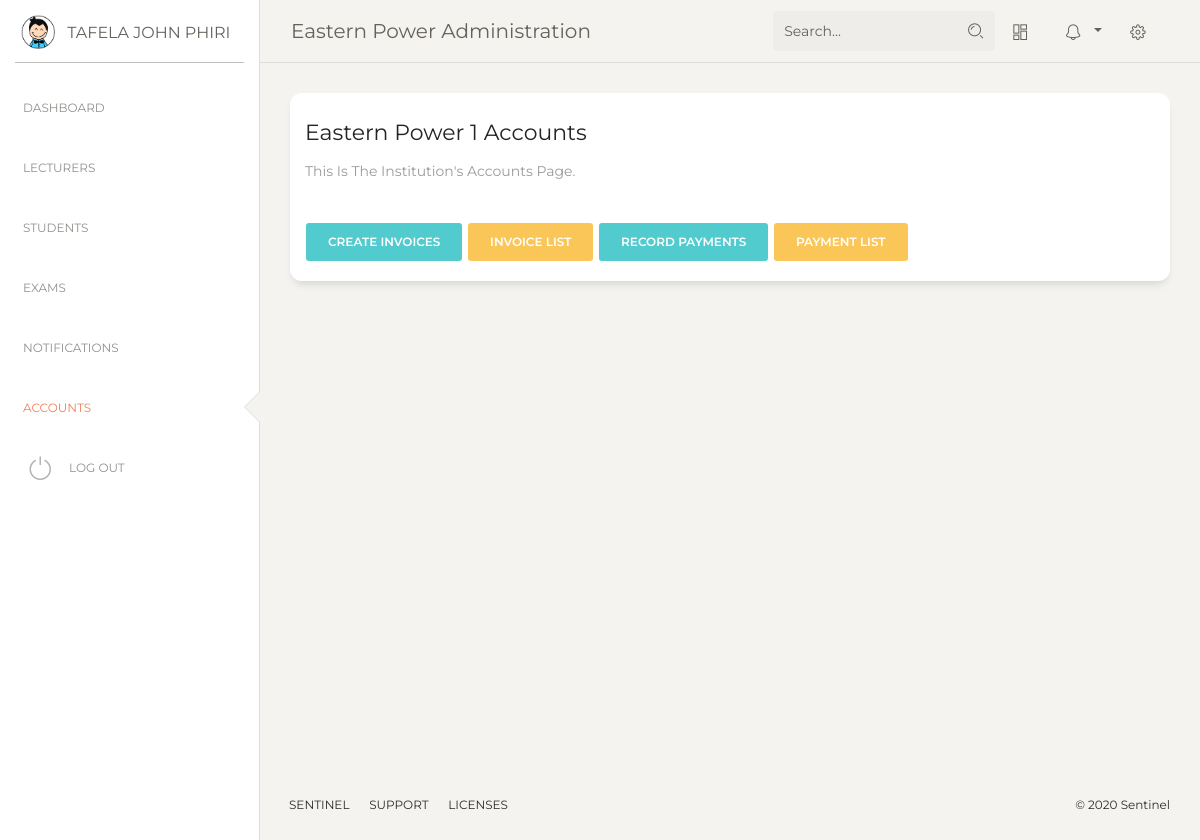
Screenshot of /administrator/accounts/ (signed in) with the database file from the repository.
### headway/models.py (models this page shows)
class User(AbstractUser):
    username_validator = UnicodeUsernameValidator()
    username = models.CharField(
        _('username'),
        max_length=150,
        unique=True,
        help_text=_('Enter a Student ID for student Accounts or Email for lecturer Accounts.'),
        validators=[username_validator],
        error_messages={
            'unique': _("A user with that username already exists."),
        },
    )
    email = models.EmailField(_('email address'), blank=True, unique=True)
    middle_name = models.CharField(max_length=50, blank=True, null=True)
    is_student = models.BooleanField(default=True)
    is_lecturer = models.BooleanField(default=False)
    is_admin = models.BooleanField(default=False)
    institution = models.ForeignKey(Institution, on_delete=models.CASCADE, null=True)
    USERNAME_FIELD = 'username'
    REQUIRED_FIELDS = ['email']
    def get_full_name(self):
        if self.middle_name:
            full_name = '%s %s %s' % (self.first_name, self.middle_name, self.last_name)
        else:
            full_name = '%s %s' % (self.first_name, self.last_name)
        return full_name
    def __str__(self):
        return self.get_full_name()

class Institution(models.Model):
    name = models.CharField(max_length=100, help_text='Enter Institution Name')
    active_subscription = models.BooleanField(default=True)
    subscription_type = models.CharField(max_length=1)  # add choices
    subscription_start = models.DateField(auto_created=True, auto_now_add=True)
    subscription_end = models.DateField()
    short_name = models.CharField(max_length=10, default='INSTITUTE', help_text='Enter A Short Abbreviation Of'
                                                                                'Your Institutes Name '
                                                                                '(10 Characters Max.)')
    def __str__(self):
        return self.name + ' ' + str(self.subscription_type)

### administrator/views.py (the view)
# urls.py: path('accounts/', views.Accounts.as_view(), name='accounts'),
class Accounts(TemplateView):
    template_name = 'administrator/accounts.html'

### templates/administrator/accounts.html (shortened to what this page needs)
{% extends 'administrator/base.html' %}
{% block content %}
        <div class="row">
          <div class="col-md-12">
            <div class="card ">
              <div class="card-header ">
                <h5 class="card-title">{{ request.user.institution|capfirst }} Accounts</h5>
                <p class="card-category">This Is The Institution's Accounts Page.</p>
              </div>
              <div class="card-body ">
                    {% if request.user.is_admin %}
                        <a href="{% url 'administrator:invoice_students_filter' %}" class="btn btn-primary">Create Invoices</a>
                        <a href="{% url 'administrator:invoice_list' %}" class="btn btn-warning">Invoice List</a>
                        <a href="{% url 'administrator:add_payment' %}" class="btn btn-primary">Record Payments</a>
                        <a href="{% url 'administrator:payment_list' %}" class="btn btn-warning">Payment List</a>
                  {% endif %}
              </div>
            </div>
          </div>
        </div>
{% endblock content %}

### templates/administrator/base.html (shortened to what this page needs)
{% load static %}
<!DOCTYPE html>
<html lang="en">
<head>
  <link href="https://maxcdn.bootstrapcdn.com/font-awesome/latest/css/font-awesome.min.css" rel="stylesheet">
  <link href="{% static 'assets/css/bootstrap.min.css' %}" rel="stylesheet" />
  <link href="{% static 'assets/css/paper-dashboard.css' %}" rel="stylesheet" />
</head>
<body class="">
  <div class="wrapper ">
    <div class="sidebar" data-color="white" data-active-color="danger">
      <div class="logo">
        <a href="#" class="simple-text logo-mini">
          <div class="logo-image-small">
            <img src="{% static 'assets/img/logo-small.png' %}">
          </div>
        </a>
        <a href="#" class="simple-text logo-normal">
          {{ request.user}}
        </a>
      </div>
    <!-- loading urls for purpose of showing active tubs
    {% url 'administrator:dash' as dash_dir %} {% url 'administrator:lecturers' as lecturers_dir %}
        {% url 'administrator:students' as students_dir %} {% url 'administrator:exams' as exams_dir %}
    {% url 'administrator:notifications' as notifications_dir %} {% url 'administrator:accounts' as accounts_dir %}-->
      <div class="sidebar-wrapper">
        <ul class="nav">
          <li{% if request.path == dash_dir %} class="active" {% endif%} >
                  <a href="{% url 'administrator:dash' %}">
              <p>Dashboard</p>
            </a>
          </li>
          <li {% if request.path == lecturers_dir %} class="active"{% endif %}>
            <a href="{% url 'administrator:lecturers' %}">
              <p>Lecturers</p>
            </a>
          </li>
          <li {% if request.path == students_dir %} class="active"{% endif %}>
            <a href="{% url 'administrator:students' %}">
              <p>Students</p>
            </a>
          </li>
          <li {% if request.path == exams_dir %} class="active"{% endif %}>
            <a href="{% url 'administrator:exams' %}">
              <p>Exams</p>
            </a>
          </li>
          <li {% if request.path == notifications_dir %}class="active"{% endif %}>
            <a href="{% url 'administrator:notifications' %}">
              <p>Notifications</p>
            </a>
          </li>
        <li {% if request.path == accounts_dir %}class="active"{% endif %}>
            <a href="{% url 'administrator:accounts' %}">
              <p>Accounts</p>
            </a>
          </li>
          <li class="active-pro">
            <a href="{% url 'logout' %}">
              <i class="nc-icon nc-button-power"></i>
              <p>Log Out</p>
            </a>
          </li>
        </ul>
      </div>
    </div>
    <div class="main-panel">
      <nav class="navbar navbar-expand-lg navbar-absolute fixed-top navbar-transparent">
        <div class="container-fluid">
          <div class="navbar-wrapper">
            <a class="navbar-brand" href="{% url 'administrator:institution_details' pk=request.user.institution.pk%}">
                {{ request.user.institution.name }} Administration</a>
          </div>
          <div class="collapse navbar-collapse justify-content-end" id="navigation">
            <form method="get" action="{% url 'headway:search' %}">
              <div class="input-group no-border">
                <input type="text" value="{{ request.GET.q }}" class="form-control" placeholder="Search..." name="q">
                <div class="input-group-append">
                  <div class="input-group-text">
                    <i class="nc-icon nc-zoom-split"></i>
                  </div>
                </div>
              </div>
            </form>
            <ul class="navbar-nav">
              <li class="nav-item">
                <a class="nav-link btn-magnify" href="#">
                  <i class="nc-icon nc-layout-11"></i>
                </a>
              </li>
              <li class="nav-item btn-rotate dropdown">
                <a class="nav-link dropdown-toggle" href="http://example.com" id="navbarDropdownMenuLink" data-toggle="dropdown" aria-haspopup="true" aria-expanded="false">
                  <i class="nc-icon nc-bell-55"></i>
                </a>
              </li>
              <li class="nav-item">
                <a class="nav-link btn-rotate" href="#">
                  <i class="nc-icon nc-settings-gear-65"></i>
                </a>
              </li>
            </ul>
          </div>
        </div>
      </nav>
      <div class="content">
          {% block content %}
          {% endblock %}
      </div>
      <footer class="footer footer-black  footer-white ">
        <div class="container-fluid">
          <div class="row">
            <nav class="footer-nav">
              <ul>
                <li>
                  <a href="#" target="_blank">Sentinel</a>
                </li>
                <li>
                  <a href="#" target="_blank">Support</a>
                </li>
                <li>
                  <a href="#" target="_blank">Licenses</a>
                </li>
              </ul>
            </nav>
            <div class="credits ml-auto">
              <span class="copyright">
                ©
                 Sentinel
              </span>
            </div>
          </div>
        </div>
      </footer>
    </div>
  </div>
</body>
</html>

### rows the page displays
User: user "TAFELA JOHN PHIRI", user.institution.name "Eastern Power", user.institution "Eastern Power 1"
